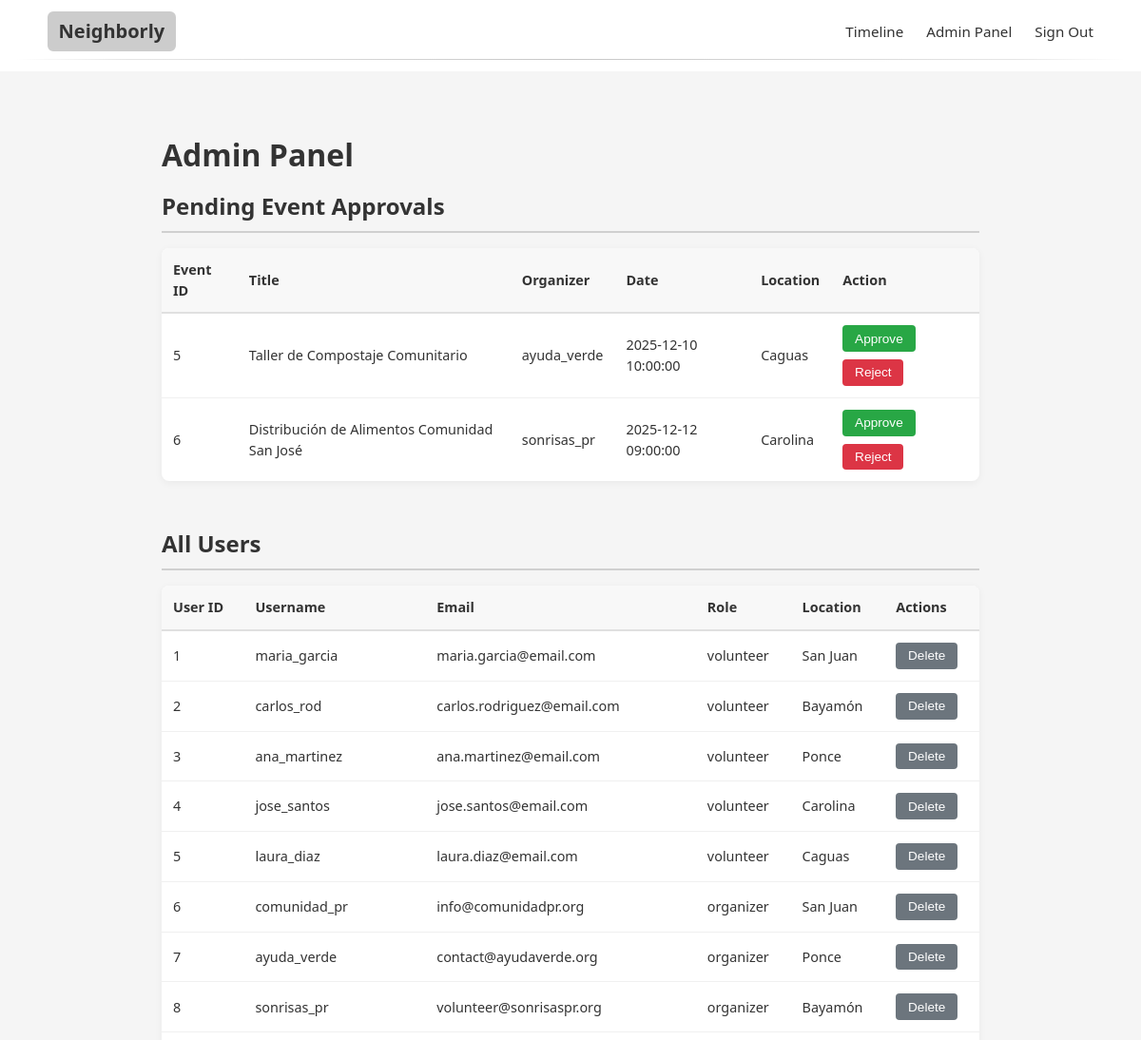
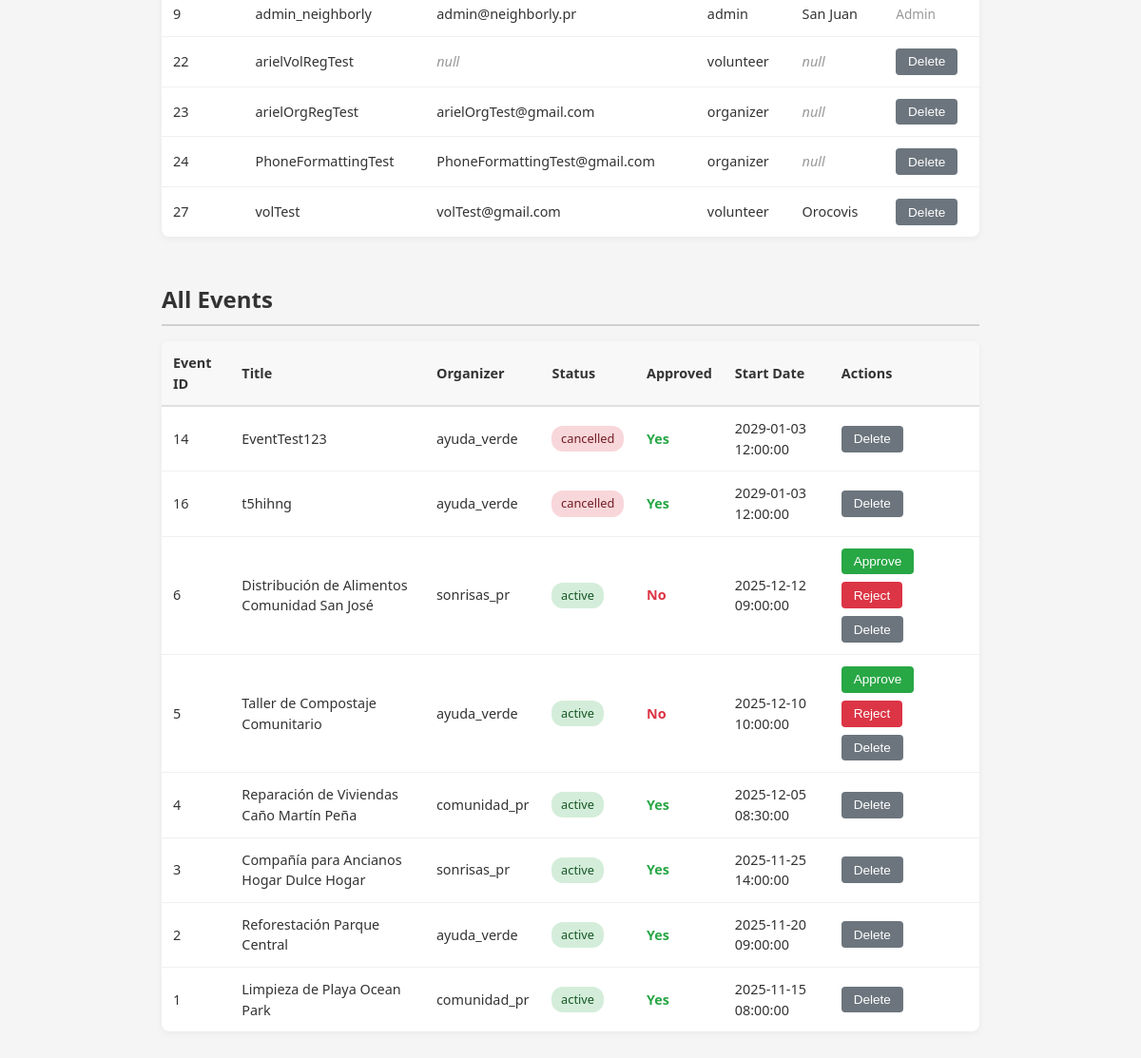
The page /pages/admin_panel.php (signed in) on the database as committed earlier (2 pictures, top to bottom).
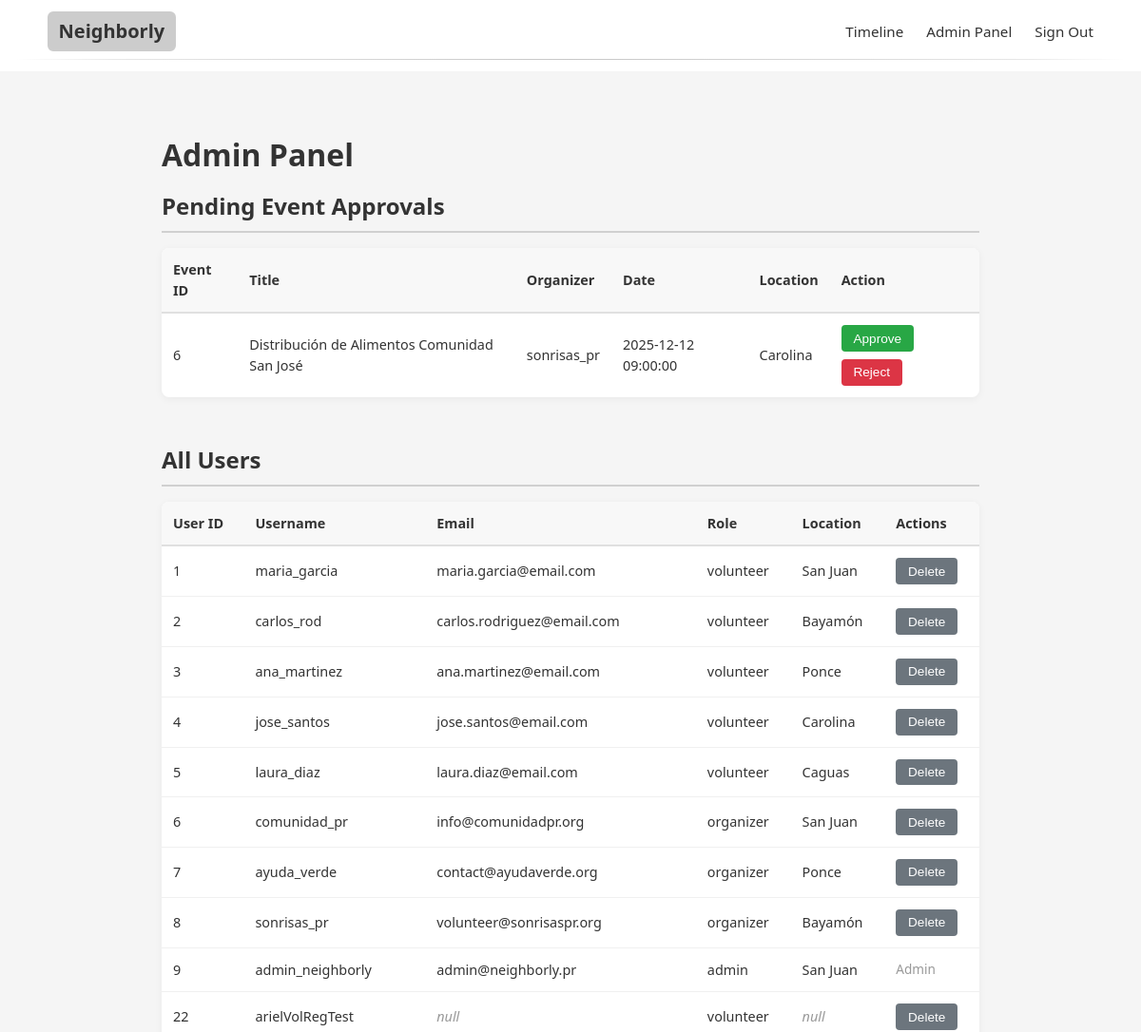
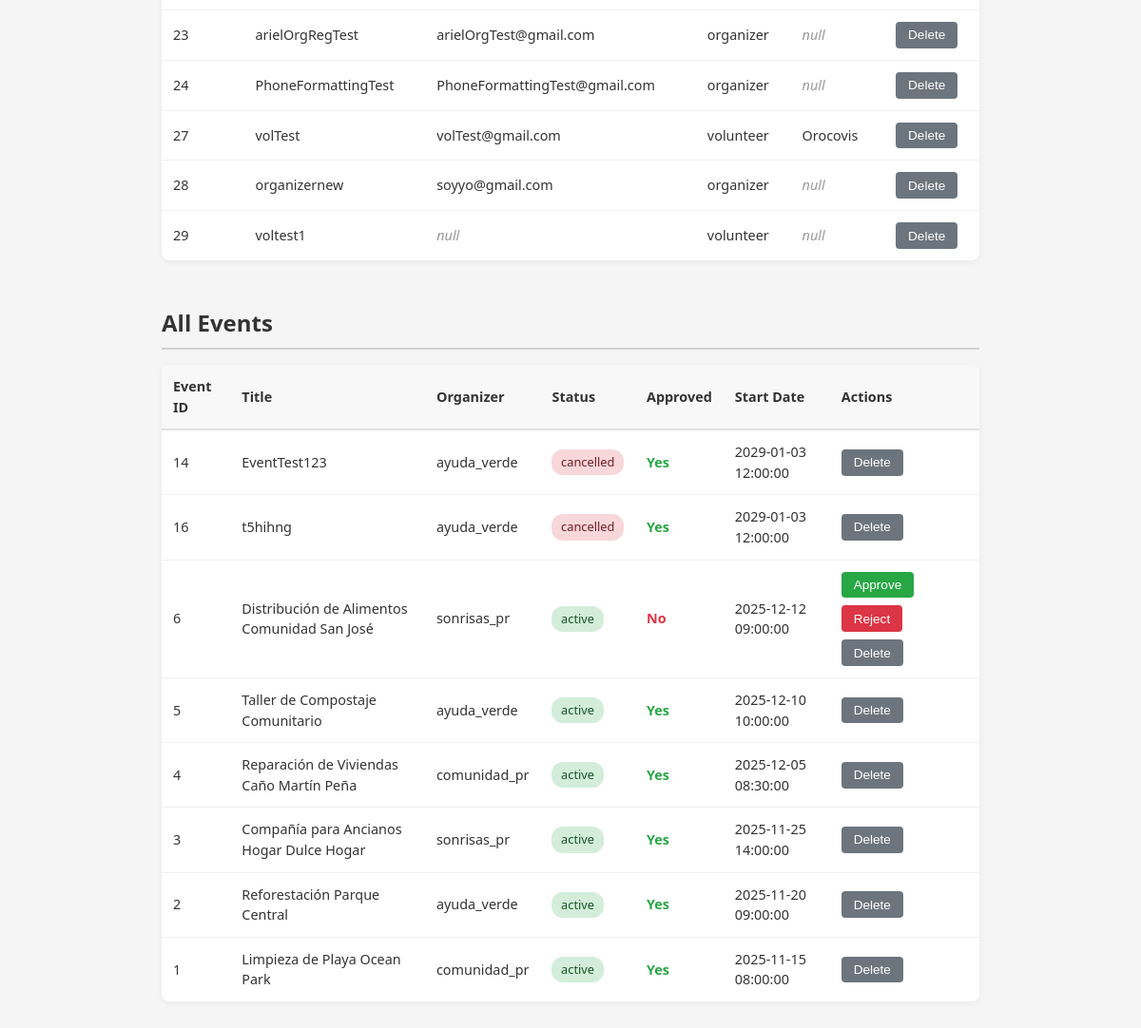
The same page on the database as committed later (2 pictures, top to bottom).
### tables this page shows
CREATE TABLE `events` (
  `event_id` int NOT NULL AUTO_INCREMENT,
  `organizer_id` int NOT NULL,
  `title` varchar(255) NOT NULL,
  `description` text NOT NULL,
  `image_url` varchar(1000) DEFAULT NULL,
  `location` varchar(255) NOT NULL,
  `start_date` datetime NOT NULL,
  `end_date` datetime NOT NULL,
  `slots_available` int NOT NULL,
  `is_approved` tinyint(1) DEFAULT '0',
  `status` enum('active','cancelled','completed') DEFAULT 'active',
  `created_at` timestamp NULL DEFAULT CURRENT_TIMESTAMP,
  `updated_at` timestamp NULL DEFAULT CURRENT_TIMESTAMP ON UPDATE CURRENT_TIMESTAMP,
  PRIMARY KEY (`event_id`),
  KEY `idx_events_dates` (`start_date`,`end_date`),
  KEY `idx_events_location` (`location`),
  KEY `idx_events_organizer` (`organizer_id`),
  KEY `idx_events_approved` (`is_approved`),
  CONSTRAINT `events_ibfk_1` FOREIGN KEY (`organizer_id`) REFERENCES `organizers` (`user_id`) ON DELETE CASCADE
);

CREATE TABLE `users` (
  `user_id` int NOT NULL AUTO_INCREMENT,
  `username` varchar(25) NOT NULL,
  `password_hash` varchar(64) NOT NULL,
  `email` varchar(254) DEFAULT NULL,
  `role` enum('volunteer','organizer','admin') NOT NULL,
  `phone` varchar(15) DEFAULT NULL,
  `location` varchar(100) DEFAULT NULL,
  `created_at` timestamp NULL DEFAULT CURRENT_TIMESTAMP,
  `updated_at` timestamp NULL DEFAULT CURRENT_TIMESTAMP ON UPDATE CURRENT_TIMESTAMP,
  PRIMARY KEY (`user_id`),
  UNIQUE KEY `username` (`username`)
);

### pages/admin_panel.php (the view, shortened to what the changed rows need)
<?php
$pdo = connect_to_database();
$stmt = $pdo->prepare("
    SELECT e.event_id, e.title, e.start_date, e.location, u.username as organizer_name
    FROM events e
    JOIN organizers o ON e.organizer_id = o.user_id
    JOIN users u ON o.user_id = u.user_id
    WHERE e.is_approved = 0
    ORDER BY e.start_date ASC
");
$stmt->execute();
$pendingEvents = $stmt->fetchAll(PDO::FETCH_ASSOC);
$stmt = $pdo->prepare("
    SELECT user_id, username, email, role, location
    FROM users
    ORDER BY user_id ASC
");
$stmt->execute();
$allUsers = $stmt->fetchAll(PDO::FETCH_ASSOC);
$stmt = $pdo->prepare("
    SELECT e.event_id, e.title, e.status, e.is_approved, e.start_date, u.username as organizer_name
    FROM events e
    JOIN organizers o ON e.organizer_id = o.user_id
    JOIN users u ON o.user_id = u.user_id
    ORDER BY e.start_date DESC
");
$stmt->execute();
$allEvents = $stmt->fetchAll(PDO::FETCH_ASSOC);
?>
<h1>Admin Panel</h1>
<div class="admin-section">
    <h2>Pending Event Approvals</h2>
    <table class="admin-table">
        <thead>
            <tr>
                <th>Event ID</th>
                <th>Title</th>
                <th>Organizer</th>
                <th>Date</th>
                <th>Location</th>
                <th>Action</th>
            </tr>
        </thead>
        <tbody>
            <?php if (empty($pendingEvents)): ?>
                <tr class="empty-row">
                    <td colspan="6">No pending events to approve</td>
                </tr>
            <?php else: ?>
                <?php foreach ($pendingEvents as $event): ?>
                    <tr>
                        <td><?php echo htmlspecialchars($event['event_id']); ?></td>
                        <td><?php echo htmlspecialchars($event['title']); ?></td>
                        <td><?php echo htmlspecialchars($event['organizer_name']); ?></td>
                        <td><?php echo htmlspecialchars($event['start_date']); ?></td>
                        <td><?php echo htmlspecialchars($event['location']); ?></td>
                        <td>
                            <div class="admin-actions">
                                <form method="post" style="display: inline;">
                                    <button type="submit" name="approve_event" class="btn-approve"
                                            onclick="return confirm('Approve this event?');">Approve</button>
                                </form>
                                <form method="post" style="display: inline;">
                                    <button type="submit" name="reject_event" class="btn-reject"
                                            onclick="return confirm('Reject this event?');">Reject</button>
                                </form>
                            </div>
                        </td>
                    </tr>
                <?php endforeach; ?>
            <?php endif; ?>
        </tbody>
    </table>
</div>
<div class="admin-section">
    <h2>All Users</h2>
    <table class="admin-table">
        <thead>
            <tr>
                <th>User ID</th>
                <th>Username</th>
                <th>Email</th>
                <th>Role</th>
                <th>Location</th>
                <th>Actions</th>
            </tr>
        </thead>
        <tbody>
            <?php if (empty($allUsers)): ?>
                <tr class="empty-row">
                    <td colspan="6">No users to display</td>
                </tr>
            <?php else: ?>
                <?php foreach ($allUsers as $user): ?>
                    <tr>
                        <td><?php echo htmlspecialchars($user['user_id']); ?></td>
                        <td><?php echo htmlspecialchars($user['username']); ?></td>
                        <td><?php echo $user['email'] !== null ? htmlspecialchars($user['email']) : '<em style="color: #999;">null</em>'; ?></td>
                        <td><?php echo htmlspecialchars($user['role']); ?></td>
                        <td><?php echo $user['location'] !== null ? htmlspecialchars($user['location']) : '<em style="color: #999;">null</em>'; ?></td>
                        <td>
                            <div class="admin-actions">
                                <?php if ($user['role'] !== 'admin'): ?>
                                    <form method="post" style="display: inline;">
                                        <button type="submit" name="delete_user" class="btn-delete"
                                                onclick="return confirm('Are you sure you want to delete this user?');">Delete</button>
                                    </form>
                                <?php else: ?>
                                    <span style="color: #999; font-size: 0.85rem;">Admin</span>
                                <?php endif; ?>
                            </div>
                        </td>
                    </tr>
                <?php endforeach; ?>
            <?php endif; ?>
        </tbody>
    </table>
</div>
<div class="admin-section">
    <h2>All Events</h2>
    <table class="admin-table">
        <thead>
            <tr>
                <th>Event ID</th>
                <th>Title</th>
                <th>Organizer</th>
                <th>Status</th>
                <th>Approved</th>
                <th>Start Date</th>
                <th>Actions</th>
            </tr>
        </thead>
        <tbody>
            <?php if (empty($allEvents)): ?>
                <tr class="empty-row">
                    <td colspan="7">No events to display</td>
                </tr>
            <?php else: ?>
                <?php foreach ($allEvents as $event): ?>
                    <tr>
                        <td><?php echo htmlspecialchars($event['event_id']); ?></td>
                        <td><?php echo htmlspecialchars($event['title']); ?></td>
                        <td><?php echo htmlspecialchars($event['organizer_name']); ?></td>
                        <td>
                            <span class="status-badge status-<?php echo htmlspecialchars($event['status']); ?>">
                                <?php echo htmlspecialchars($event['status']); ?>
                            </span>
                        </td>
                        <td>
                            <span class="<?php echo $event['is_approved'] ? 'approved-yes' : 'approved-no'; ?>">
                                <?php echo $event['is_approved'] ? 'Yes' : 'No'; ?>
                            </span>
                        </td>
                        <td><?php echo htmlspecialchars($event['start_date']); ?></td>
                        <td>
                            <div class="admin-actions">
                                <?php if (!$event['is_approved']): ?>
                                    <form method="post" style="display: inline;">
                                        <button type="submit" name="approve_event" class="btn-approve"
                                                onclick="return confirm('Approve this event?');">Approve</button>
                                    </form>
                                    <form method="post" style="display: inline;">
                                        <button type="submit" name="reject_event" class="btn-reject"
                                                onclick="return confirm('Reject this event?');">Reject</button>
                                    </form>
                                <?php endif; ?>
                                <form method="post" style="display: inline;">
                                    <button type="submit" name="delete_event" class="btn-delete"
                                            onclick="return confirm('Are you sure you want to delete this event?');">Delete</button>
                                </form>
                            </div>
                        </td>
                    </tr>
                <?php endforeach; ?>
            <?php endif; ?>
        </tbody>
    </table>
</div>
<?php
include "base.php";
?>

Rows that differ between the two databases and show on the page:
no longer on one of the page's lists (row edited): events: event_id "5", title "Taller de Compostaje Comunitario", users.username "ayuda_verde", start_date "2025-12-10 10:00:00", location "Caguas"
added users: user_id "28", username "organizernew", email "soyyo@gmail.com", role "organizer", shows "null"
added users: user_id "29", username "voltest1", shows "null", role "volunteer"
changed events "Taller de Compostaje Comunitario": is_approved "No Approve Reject" → "Yes"
